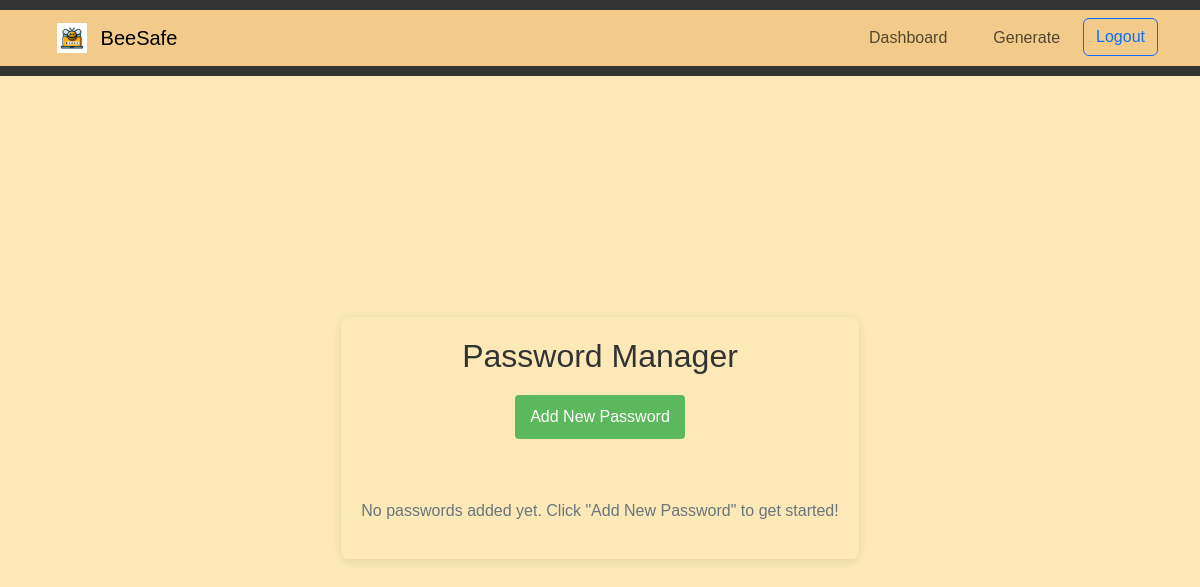
Page /users/dashboard/ (signed in) on the earlier database version.
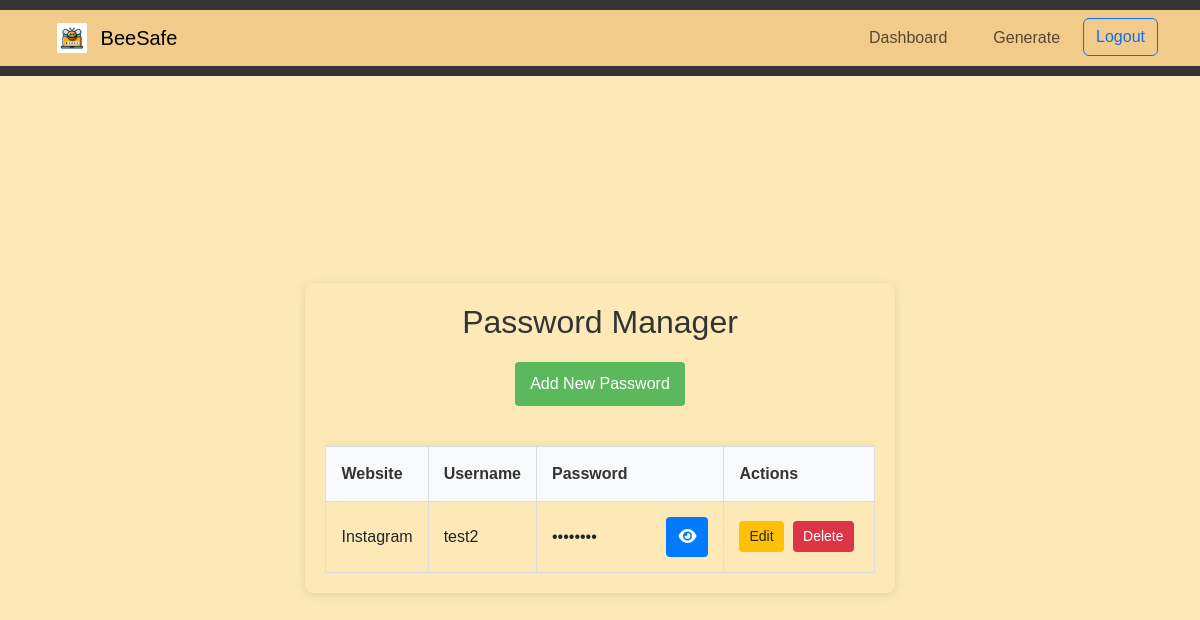
Same page on the later database version.
### users/models.py (models this page shows, shortened)
class Password(models.Model):
    user = models.ForeignKey(User, on_delete=models.CASCADE, related_name='password_entries')  # Add related_name
    service_name = models.CharField(max_length=100)
    service_url = models.URLField(blank=True, null=True)  # Optional field
    username = models.CharField(max_length=100)
    password = models.CharField(max_length=100)
    created_at = models.DateTimeField(auto_now_add=True)
    updated_at = models.DateTimeField(auto_now=True)

### users/views.py (the view)
# urls.py: path('dashboard/', views.dashboard, name='dashboard'),
@login_required
def dashboard(request):
    passwords = Password.objects.filter(user=request.user)
    return render(request, 'users/dashboard.html', {'passwords': passwords})

### users/templates/users/dashboard.html (shortened to what this page needs)
{% extends 'base_generic.html' %}
{% load static %}
{% block extra_css %}
<link rel="stylesheet" href="{% static 'css/dashboard.css' %}">
<link rel="stylesheet" href="https://cdnjs.cloudflare.com/ajax/libs/font-awesome/6.0.0-beta3/css/all.min.css">
{% endblock %}
{% block content %}
<div class="dashboard-container">
  <h2>Password Manager</h2>
  <a href="{% url 'add_password' %}" class="add-password-btn">Add New Password</a>
  {% if passwords %}
    <div class="table-responsive">
      <table class="password-table">
        <thead>
          <tr>
            <th>Website</th>
            <th>Username</th>
            <th>Password</th>
            <th>Actions</th>
          </tr>
        </thead>
        <tbody>
          {% for password in passwords %}
            <tr>
              <td>{{ password.service_name }}</td>
              <td>{{ password.username }}</td>
              <td class="password-cell">
                <span class="password-mask">••••••••</span>
                <button class="toggle-password">
                  <i class="fas fa-eye"></i>
                </button>
              </td>
              <td class="actions-cell">
                <a href="{% url 'edit_password' password.id %}" class="edit-btn">Edit</a>
                <a href="{% url 'delete_password' password.id %}" class="delete-btn">Delete</a>
              </td>
            </tr>
          {% endfor %}
        </tbody>
      </table>
    </div>
  {% else %}
    <p class="no-passwords">No passwords added yet. Click "Add New Password" to get started!</p>
  {% endif %}
</div>
{% endblock %}

Differences in the rows shown:
added Password: service_name "Instagram", username "test2"
Other differences:
text no longer shown: "No passwords added yet. Click \"Add New Password\" to get started!"
text now shown: "Website Username Password Actions"
